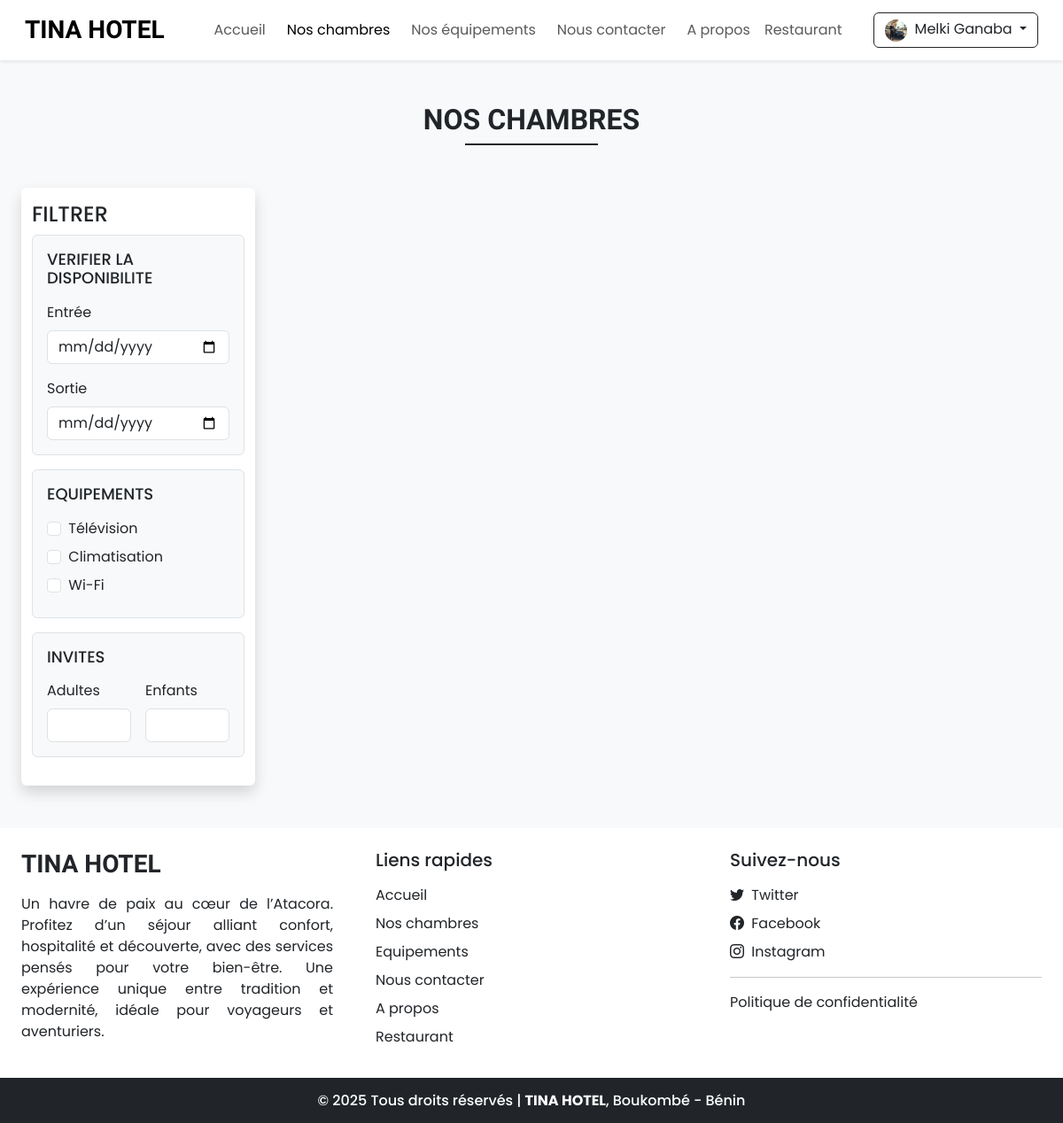
/rooms.php (signed in), run on the app's committed database.
### tables this page shows
CREATE TABLE `settings` (
  `sr_no` int NOT NULL,
  `site_title` varchar(50) NOT NULL,
  `site_about` varchar(250) NOT NULL,
  `shutdown` tinyint(1) NOT NULL
);

CREATE TABLE `facilities` (
  `id` int NOT NULL,
  `icon` varchar(100) NOT NULL,
  `name` varchar(50) NOT NULL,
  `description` varchar(250) NOT NULL
);

### admin/includes/db_config.php (called while the page is built, shortened)
<?php
function selectAll($table){
    $con = $GLOBALS['con'];
    $res = mysqli_query($con, "SELECT * FROM $table");
    return $res;
}
function select($sql,$values,$datatypes){
    $con = $GLOBALS['con'];
    if($stmt = mysqli_prepare($con,$sql))
    {
        mysqli_stmt_bind_param($stmt,$datatypes,...$values);
        if(mysqli_stmt_execute($stmt)){
            $res = mysqli_stmt_get_result($stmt);
            return $res;
        }
        else{
            mysqli_stmt_close($stmt);
            die("Query cannot be executed - Select");
        }
    }else{
        die("Query cannot be prepared - Select");
    }
}
?>

### rooms.php (the view, shortened to what this page needs)
<!DOCTYPE html>
<html lang="en">
<head>
    <?php require('includes/links.php'); ?>
</head>
<body class="bg-light">
    <?php
    require("includes/header.php");
    $checkin_default = "";
    $checkout_default = "";
    $adult_default = "";
    $children_default = "";
    ?>
    <div class="my-5 px-4">
        <h2 class="fw-bold h-font text-center">NOS CHAMBRES</h2>
        <div class="h-line bg-dark"></div>
    </div>
    <div class="container-fluid">
        <div class="row">
            <div class="col-lg-3 col-md-12 mb-lg-0 mb-4 ps-4">
                <nav class="navbar navbar-expand-lg navbar-light bg-white rounded shadow">
                    <div class="container-fluid flex-lg-column align-items-stretch">
                        <h4 class="mt-2">FILTRER</h4>
                        <div class="collapse navbar-collapse flex-column align-items-stretch mb-2" id="filterDropdown">
                            <div class="border bg-light p-3 rounded mb-3">
                                <h5 class="mb-3 d-flex align-items-center justify-content-between" style="font-size: 18px;">
                                    <span>VERIFIER LA DISPONIBILITE</span>
                                </h5>
                                <label class="form-label">Entrée</label>
                                <input type="date" class="form-control shadow-none mb-3" value="<?php echo $checkin_default ?>" id="checkin" onchange="chk_avail_filter()">
                                <label class="form-label">Sortie</label>
                                <input type="date" class="form-control shadow-none" value="<?php echo $checkout_default ?>" id="checkout" onchange="chk_avail_filter()">
                            </div>
                            <div class="border bg-light p-3 rounded mb-3">
                                <h5 class="mb-3 d-flex align-items-center justify-content-between" style="font-size: 18px;">
                                    <span>EQUIPEMENTS</span>
                                </h5>
                                <?php
                                $facilities_q = selectAll('facilities');
                                while ($row = mysqli_fetch_assoc($facilities_q)) {
                                    echo <<<facilities
                                            <div class="mb-2">
                                                <input type="checkbox" onclick="fetch_room()" name="facilities" value="$row[id]" id="$row[id]" class="form-check-input shadow-none me-1">
                                                <label class="form-check-label" for="$row[id]">$row[name]</label>
                                            </div>
                                        facilities;
                                }
                                ?>
                            </div>
                            <div class="border bg-light p-3 rounded mb-3">
                                <h5 class="mb-3 d-flex align-items-center justify-content-between" style="font-size: 18px;">
                                    <span>INVITES</span>
                                </h5>
                                <div class="d-flex">
                                    <div class="me-3">
                                        <label class="form-label">Adultes</label>
                                        <input type="number" min="1" value="<?php echo $adult_default ?>" id="adults" oninput="guests_filter()" class="form-control shadow-none">
                                    </div>
                                    <div>
                                        <label class="form-label">Enfants</label>
                                        <input type="number" min="1" value="<?php echo $children_default ?>" id="children" oninput="guests_filter()" class="form-control shadow-none">
                                    </div>
                                </div>
                            </div>
                        </div>
                    </div>
                </nav>
            </div>
            <div class="col-lg-9 col-md-12 px-4" id="rooms-data">
            </div>
        </div>
    </div>
    <?php require("includes/footer.php"); ?>
</body>
</html>

### includes/header.php (shortened to what this page needs)
<nav id="nav-bar" class="navbar navbar-expand-lg navbar-light bg-white px-lg-3 py-lg-2 shadow-sm sticky-top">
    <div class="container-fluid">
        <a class="navbar-brand me-5 fw-bold fs-3 h-font" href="index.php"><?php echo $settings_r['site_title'] ?></a>
        <div class="collapse navbar-collapse" id="navbarSupportedContent">
            <ul class="navbar-nav me-auto mb-2 mb-lg-0">
                <li class="nav-item">
                    <a class="nav-link me-2" href="index.php">Accueil</a>
                </li>
                <li class="nav-item">
                    <a class="nav-link me-2" href="rooms.php">Nos chambres</a>
                </li>
                <li class="nav-item">
                    <a class="nav-link me-2" href="facilities.php">Nos équipements</a>
                </li>
                <li class="nav-item">
                    <a class="nav-link me-2" href="contact.php">Nous contacter</a>
                </li>
                <li class="nav-item">
                    <a class="nav-link" href="about.php">A propos</a>
                </li>
                <li class="nav-item">
                    <a class="nav-link" href="restaurant.php">Restaurant</a>
                </li>
            </ul>
            <div class="d-flex">
                <?php
                if (isset($_SESSION['login']) && $_SESSION['login'] == true) {
                    $path = USERS_IMG_PATH;
                    echo <<<data
                            <div class="btn-group">
                                <button type="button" class="btn btn-outline-dark shadow-none dropdown-toggle" data-bs-toggle="dropdown" data-bs-display="static" aria-expanded="false">
                                    <img src="$path$_SESSION[uProfile]" style="width: 25px; height: 25px;" class="me-1 rounded-circle">
                                    $_SESSION[uName]
                                </button>
                                <ul class="dropdown-menu dropdown-menu-lg-end">
                                    <li><a class="dropdown-item" href="profile.php">Profile</a></li>
                                    <li><a class="dropdown-item" href="bookings.php">Réservations</a></li>
                                    <li><a class="dropdown-item" href="logout.php">Déconnexion</a></li>
                                </ul>
                            </div>
                        data;
                }
                ?>
            </div>
        </div>
    </div>
</nav>

### includes/footer.php (shortened to what this page needs)
<div class="container-fluid bg-white mt-5">
    <div class="row">
        <div class="col-lg-4 p-4">
            <h3 class="h-font fw-bold fs-3 mb-3"><?php echo $settings_r['site_title'] ?></h3>
            <p style="text-align: justify;">
                <?php echo $settings_r['site_about'] ?>
            </p>
        </div>
        <div class="col-lg-4 p-4">
            <h5 class="mb-3">Liens rapides</h5>
            <a href="index.php" class="d-inline-block mb-2 text-dark text-decoration-none">Accueil</a><br>
            <a href="rooms.php" class="d-inline-block mb-2 text-dark text-decoration-none">Nos chambres</a><br>
            <a href="facilities.php" class="d-inline-block mb-2 text-dark text-decoration-none">Equipements</a><br>
            <a href="contact.php" class="d-inline-block mb-2 text-dark text-decoration-none">Nous contacter</a><br>
            <a href="about.php" class="d-inline-block mb-2 text-dark text-decoration-none">A propos</a><br>
            <a href="restaurant.php" class="d-inline-block mb-2 text-dark text-decoration-none">Restaurant</a>
        </div>
        <div class="col-lg-4 p-4">
            <h5 class="mb-3">Suivez-nous</h5>
            <?php
            if ($contact_r['tw'] != '') {
                echo <<<data
                <a href="$contact_r[tw]" class="d-inline-block text-dark text-decoration-none mb-2">
                    <i class="bi bi-twitter me-1"></i> Twitter
                </a><br>
            data;
            }
            ?>
            <a href="<?php echo $contact_r['fb'] ?>" class="d-inline-block text-dark text-decoration-none mb-2">
                <i class="bi bi-facebook me-1"></i> Facebook
            </a><br>
            <a href="<?php echo $contact_r['insta'] ?>" class="d-inline-block text-dark text-decoration-none">
                <i class="bi bi-instagram me-1"></i> Instagram
            </a>
            <hr class="my-3">
            <a href="privacy-policy.php" class="d-inline-block text-dark text-decoration-none">
                Politique de confidentialité
            </a>
        </div>
    </div>
</div>
<h6 class="text-center bg-dark text-white p-3 m-0">
    <span id="dev-info" style="cursor: pointer;">© <?php echo date("Y"); ?></span> Tous droits réservés |
    <b><?php echo $settings_r['site_title']; ?></b>, Boukombé - Bénin
</h6>

### css/common.css (style rules this page uses)
:root { --teal: #F57C21; --teal_hover: #D96A1D; }
* { font-family: 'Poppins', sans-serif; }
.h-font { font-family: 'Merienda', cursive; }
input[type=number] { -moz-appearance: textfield; }
.h-line { width: 150px; margin: 0 auto; height: 1.7px; }

### data on the page
settings: site_title "TINA HOTEL", site_about "Un havre de paix au cœur de l’Atacora. Profitez d’un séjour alliant confort, hospitalité et découverte, avec des services pensés pour votre bien-être. Une expérience unique entre tradition et modernité, idéale pour voyageurs et aventuriers."
facilities: name "Télévision"
facilities: name "Climatisation"
facilities: name "Wi-Fi"

### other printed values
$_SESSION[uName] "Melki Ganaba"
